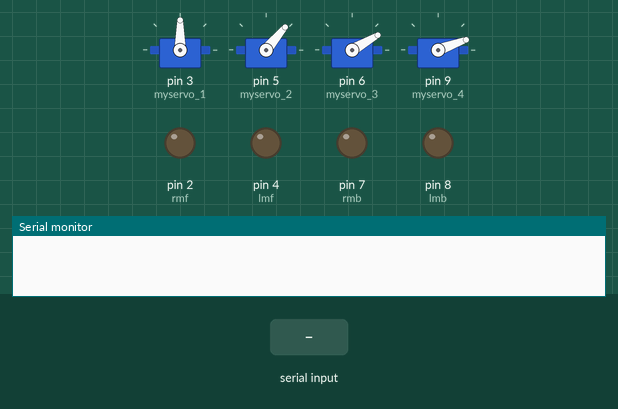
This sketch was run on a simulated Arduino Uno, built with avr-gcc and run on an emulated ATmega328P. On the bench: 4 × servo, output pins drawn as LEDs (lit = HIGH), the last lines printed to the serial monitor. The test bench sets the inputs (shaded band).

Above: at 1.2 s.
1.3 s: "Q" received over Serial
At 2.2 s:
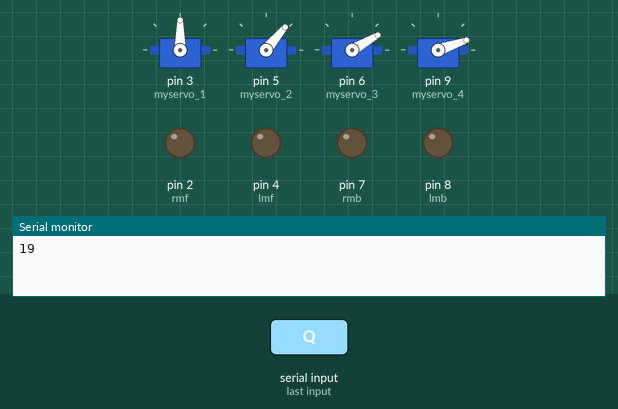
2.8 s: byte 65 ('A') received over Serial
At 3.4 s:
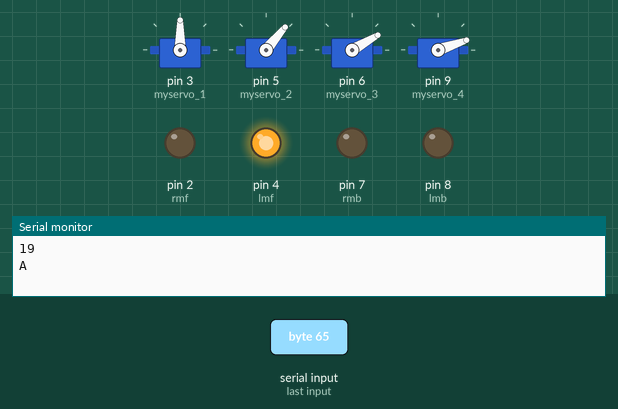
4.3 s: byte 76 ('L') received over Serial
At 5.5 s:
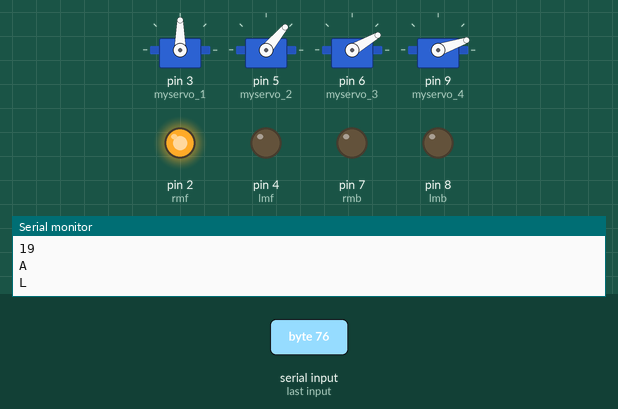
5.8 s: "B" received over Serial
At 6.9 s:
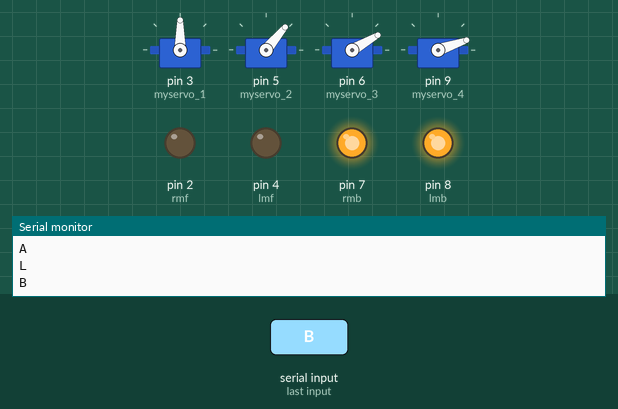
7.3 s: "W" received over Serial
At 8.0 s:
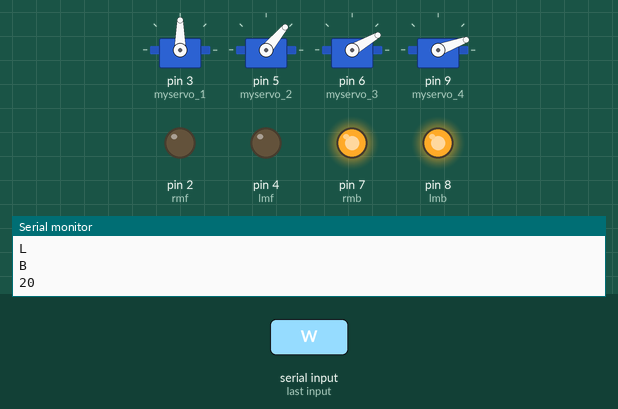
8.8 s: "F" received over Serial
At 9.1 s:
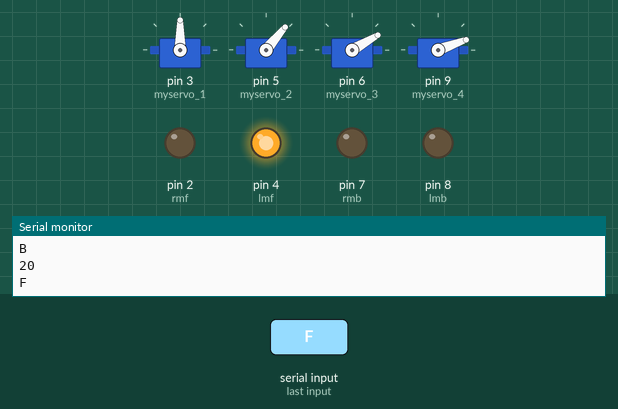
Timing chart, 0 to 11.3 s (numbered marks = the images above; inputs shaded):
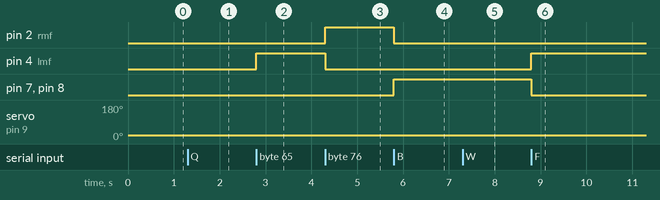

The sketch:

mud_rover.ino
```cpp
#include<Servo.h>

Servo myservo_1;
Servo myservo_2;
Servo myservo_3;
Servo myservo_4;

int rmf = 2;
int rmb = 7;
int lmf = 4;
int lmb = 8;

int speed_rm = 10;
int speed_lm = 11;

char sread;

int s_1 = 90;
int s_2 = 50;
int s_3 = 30;
int s_4 = 20;

void setup()
{
    Serial.begin(9600);

    myservo_1.attach(3);
    myservo_2.attach(5);
    myservo_3.attach(6);
    myservo_4.attach(9);

    pinMode(lmf,OUTPUT);
    pinMode(lmb,OUTPUT);
    pinMode(rmf,OUTPUT);
    pinMode(rmb,OUTPUT);

    myservo_1.write(s_1);
    myservo_2.write(s_2);
    myservo_3.write(s_3);
    myservo_4.write(s_4);

}

void loop()
{


    if(Serial.available()>0)
       {
           sread = Serial.read();

           if(sread == 'K' )
           {
               if (s_2 >=10 && s_2<=110 )
               {
                 s_2=s_2+1;
                 myservo_2.write(s_2);
                 Serial.println(s_2);
                 delay(300);
               }

           }

           else if(sread == 'E')
           {
               if (s_2 >=11 && s_2<=111 )
               {
                 s_2=s_2-1;
                 myservo_2.write(s_2);
                 Serial.println(s_2);
                 delay(300);
               }
            }
          else if(sread == 'Y' )
           {
               if (s_3 >=10 && s_3<=50 )
               {
                 s_3=s_3+1;
                 myservo_3.write(s_3);
                 Serial.println(s_3);
                 delay(300);
               }

           }

           else if(sread == 'T')
           {
               if (s_3 >=11 && s_3<=51 )
               {
                 s_3=s_3-1;
                 myservo_3.write(s_3);
                 Serial.println(s_3);
                 delay(300);
               }
            }
          else if(sread == 'I' )
           {
               if (s_1 >=10 && s_1<=170 )
               {
                 s_1=s_1+1;
                 myservo_1.write(s_1);
                 Serial.println(s_1);
                 delay(300);
               }

           }

           else if(sread == 'U')
           {
               if (s_1 >=11 && s_1<=171 )
               {
                 s_1=s_1-1;
                 myservo_1.write(s_1);
                 Serial.println(s_1);
                 delay(300);
               }
            }
          else if(sread == 'W' )
           {
               if (s_4 >=10 && s_4<=50 )
               {
                 s_4=s_4+1;
                 myservo_4.write(s_4);
                 Serial.println(s_4);
                 delay(300);
               }

           }

           else if(sread == 'Q')
           {
               if (s_4 >=11 && s_4<=171 )
               {
                 s_4=s_4-1;
                 myservo_4.write(s_4);
                 Serial.println(s_4);
                 delay(300);
               }
            }
            else if (sread=='F')
            {
              Serial.println(sread);
              digitalWrite(rmf,LOW);
              digitalWrite(rmb,LOW);
              digitalWrite(lmf,HIGH);
              digitalWrite(lmb,LOW);
              delay(500);/* code */
            }
            else if (sread=='B')
            {
              Serial.println(sread);
              digitalWrite(rmf,LOW);
              digitalWrite(rmb,HIGH);
              digitalWrite(lmf,LOW);
              digitalWrite(lmb,HIGH);
              delay(500);/* code */
            }
            else if (sread=='A')
            {
              Serial.println(sread);
              digitalWrite(rmf,LOW);
              digitalWrite(rmb,LOW);
              digitalWrite(lmf,HIGH);
              digitalWrite(lmb,LOW);
              delay(500);/* code */
            }
            else if (sread=='L')
            {
              Serial.println(sread);
              digitalWrite(rmf,HIGH);
              digitalWrite(rmb,LOW);
              digitalWrite(lmf,LOW);
              digitalWrite(lmb,LOW);
              delay(500);/* code */
            }
       }
}
```

Measured:
- after the input at 1.3 s, servo on pin 9 (myservo_4): 20° → 19° at once
- after the input at 2.8 s, pin 4 (lmf): LOW → HIGH at once
- after the input at 4.3 s, pin 2 (rmf): LOW → HIGH at once; pin 4 (lmf): HIGH → LOW at once
- after the input at 5.8 s, pin 2 (rmf): HIGH → LOW at once; pin 7 (rmb), pin 8 (lmb): LOW → HIGH at once
- after the input at 7.3 s, servo on pin 9 (myservo_4): 19° → 20° at once
- after the input at 8.8 s, pin 4 (lmf): LOW → HIGH at once; pin 7 (rmb), pin 8 (lmb): HIGH → LOW at once
